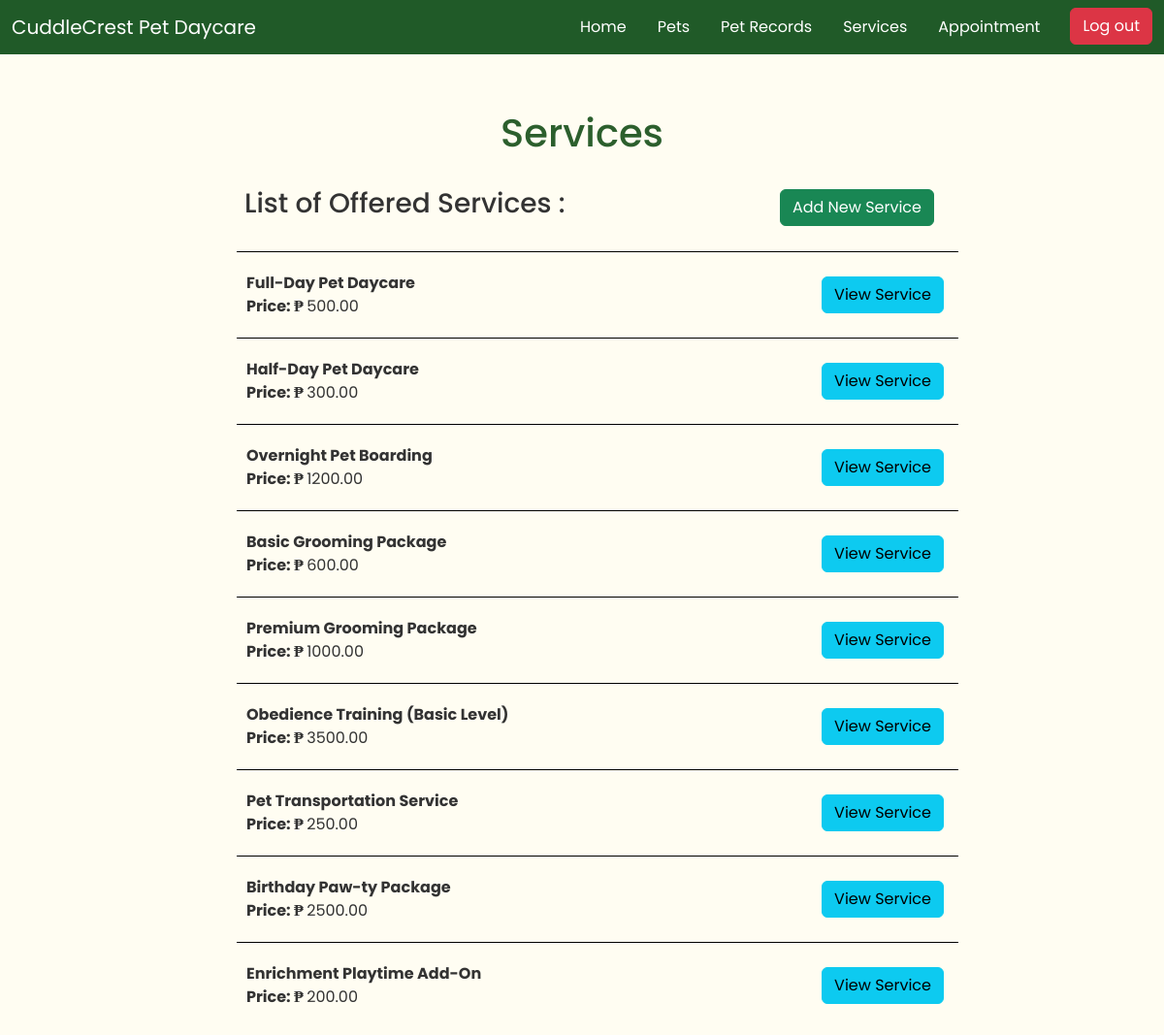
The page /services/ (signed in) on the database its author committed.
### app/models.py (models this page shows, shortened)
class Services(models.Model):
    service_name = models.CharField(max_length=100)
    service_description = models.TextField()
    price = models.DecimalField(max_digits=10, decimal_places=2)

### app/views.py (the view)
# urls.py: path('services/', ServicesListView.as_view(), name='services_list'),
class ServicesListView(LoginRequiredMixin, ListView):
    model = Services
    template_name = 'services/services_list.html'
    context_object_name = 'services'

### app/templates/services/services_list.html
{% extends 'app/base.html' %}
{% block content %}
<div class="container" id="list-container">
    <br>
    <br>
    <h1>Services</h1> <br>
    <div id="list-header">
        <h3>List of Offered Services :</h3>
        {% if request.user.is_staff %}
        <a href="{% url 'services_create' %}" class="btn btn-success">Add New Service</a>
        {% endif %}
    </div>
    <br>
    {% if services %}
        <ul>
            {% for service in services %}
                <li id="list-items">
                    <div id="pet-left">
                        <strong>{{ service.service_name }}</strong><br>
                        <strong>Price: ₱ </strong> {{ service.price }} <br>
                    </div>
                    <div id="pet-right">
                        <a href="{% url 'services_detail' service.pk %}" class="btn btn-info">View Service</a>
                    </div>
                </li>
            {% endfor %}
        </ul>
    {% else %}
        <li id="list-items">
            <p>No registered services yet.</p>
        </li>
    {% endif %}
</div>
<br>
<br>
{% endblock content %}

### static/css/base.css (style rules this page uses)
* { font-family: "Poppins", serif !important; }
body { background-color: #FFFDF2; }
#list-container { width: 800px; }
#list-container h1 { color: #2C5F2D; text-align: center; }
#list-container h3, #list-container ul, #list-container p { color: #333333; }
#list-header { display: flex; justify-content: space-between; align-items: center; margin-left: 40px; }
#list-header a { margin-right: 25px; }
#list-items { border-top: 1px solid black; display: flex; justify-content: space-between; align-items: center; margin-bottom: 20px; padding-top: 20px; }
#pet-left { margin-left: 10px; }
#pet-right { margin-right: 15px; }

### rows shown on the page
Services: service_name "Full-Day Pet Daycare", price "500.00"
Services: service_name "Half-Day Pet Daycare", price "300.00"
Services: service_name "Overnight Pet Boarding", price "1200.00"
Services: service_name "Basic Grooming Package", price "600.00"
Services: service_name "Premium Grooming Package", price "1000.00"
Services: service_name "Obedience Training (Basic Level)", price "3500.00"
Services: service_name "Pet Transportation Service", price "250.00"
Services: service_name "Birthday Paw-ty Package", price "2500.00"
Services: service_name "Enrichment Playtime Add-On", price "200.00"
